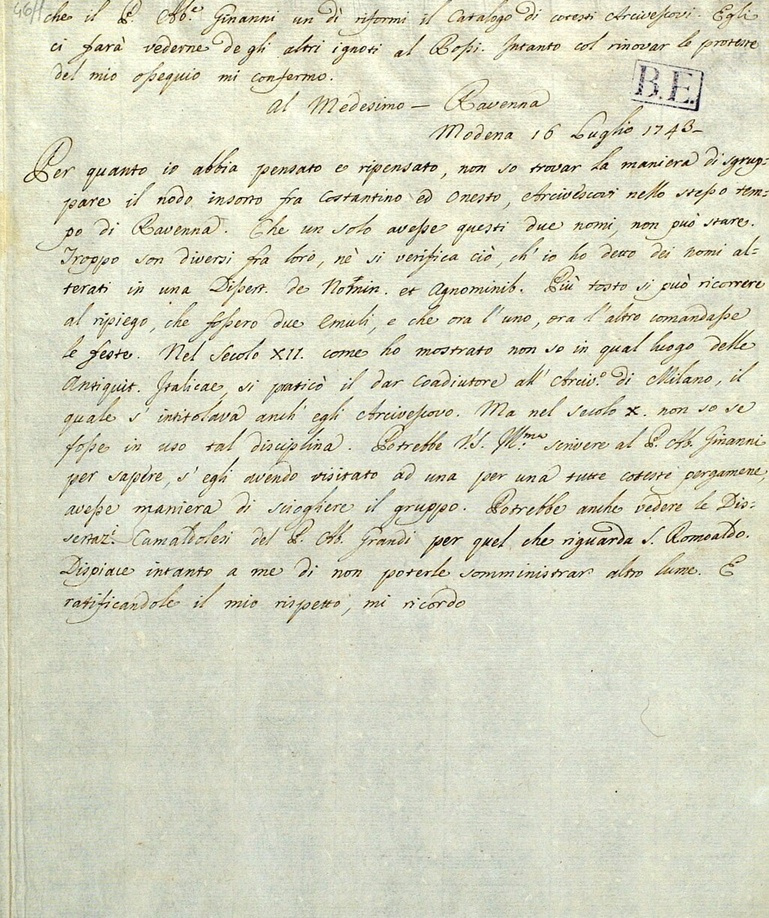
#> input picture 017_436.jpg, 769 x 918 px, shrunk from 1028 x 1228 before the run
$ python -i segmentation.py   (imports and definitions only)
#> lines starting #> are read from the running program, lines starting #| are printed output that depends on the picture; after the words box and inside, x2 and y2 are one past the last pixel; in counts of white or black regions, pixels touching at a corner belong together
# import opencv
import cv2
import sys, os, pathlib

import cv2
import numpy as np
from scipy.signal import savgol_filter

def preprocess_image(image_path):
    # Convert image to grayscale
#> called with image_path = '../017_436.jpg'
    image = cv2.imread(image_path, cv2.IMREAD_GRAYSCALE)
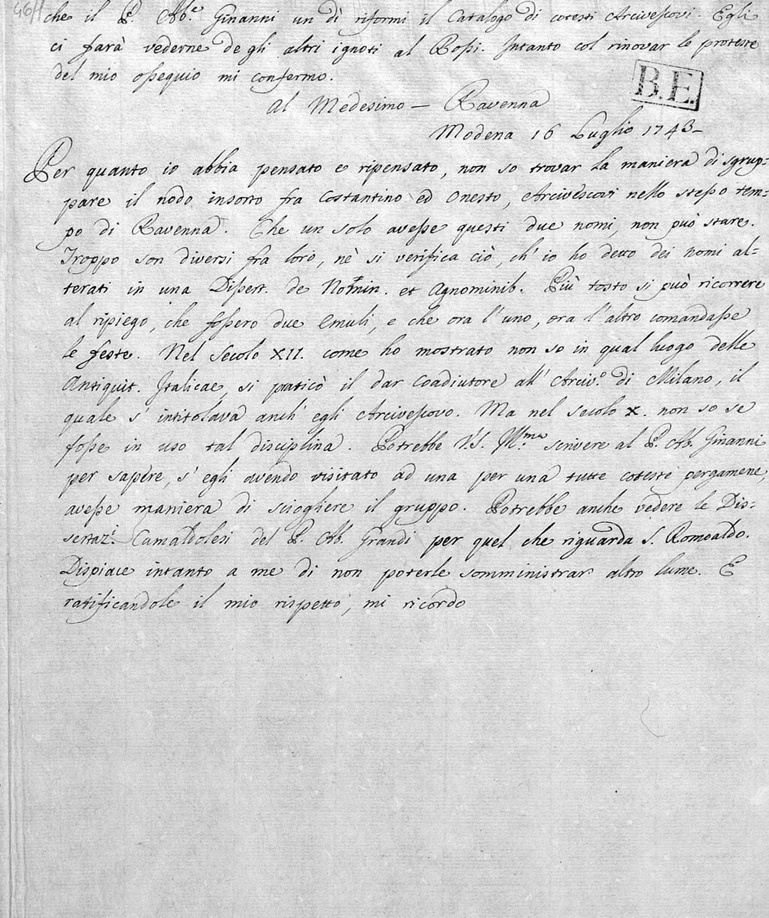
#> image: shape (918, 769); min 0, max 255, mean 213.5
    # apply gaussian filter
    image = cv2.GaussianBlur(image, (9, 9), 0)
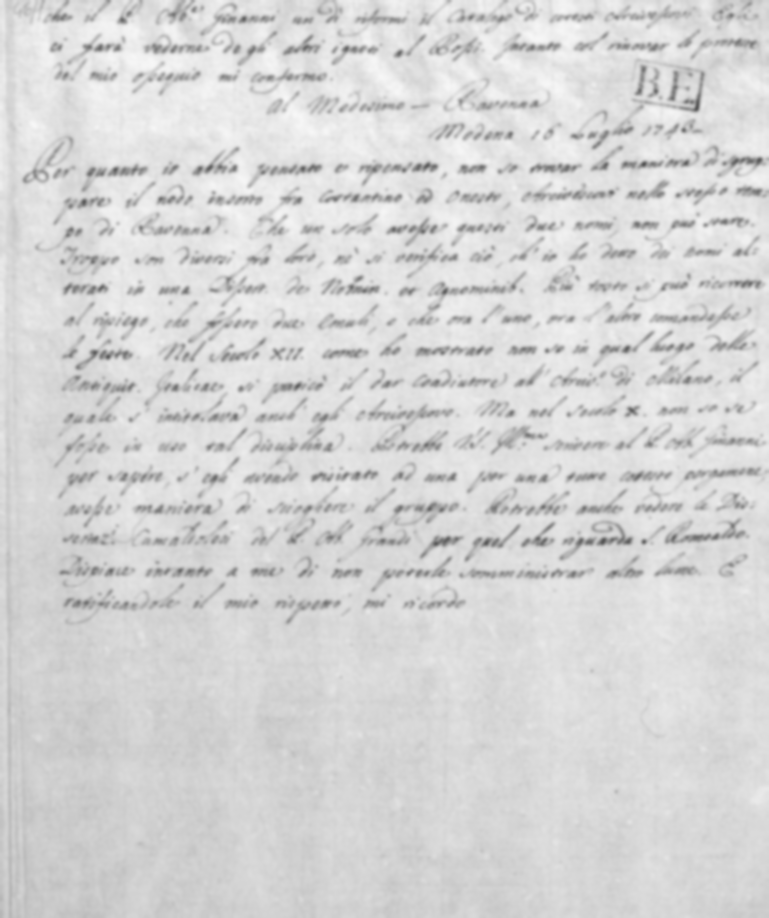
#> image: shape (918, 769); min 87, max 247, mean 213.5
    # apply median filter
    image = cv2.medianBlur(image, 5)
    # # Apply binary thresholding
    _, binary_image = cv2.threshold(image, 128, 255, cv2.THRESH_BINARY_INV + cv2.THRESH_OTSU)
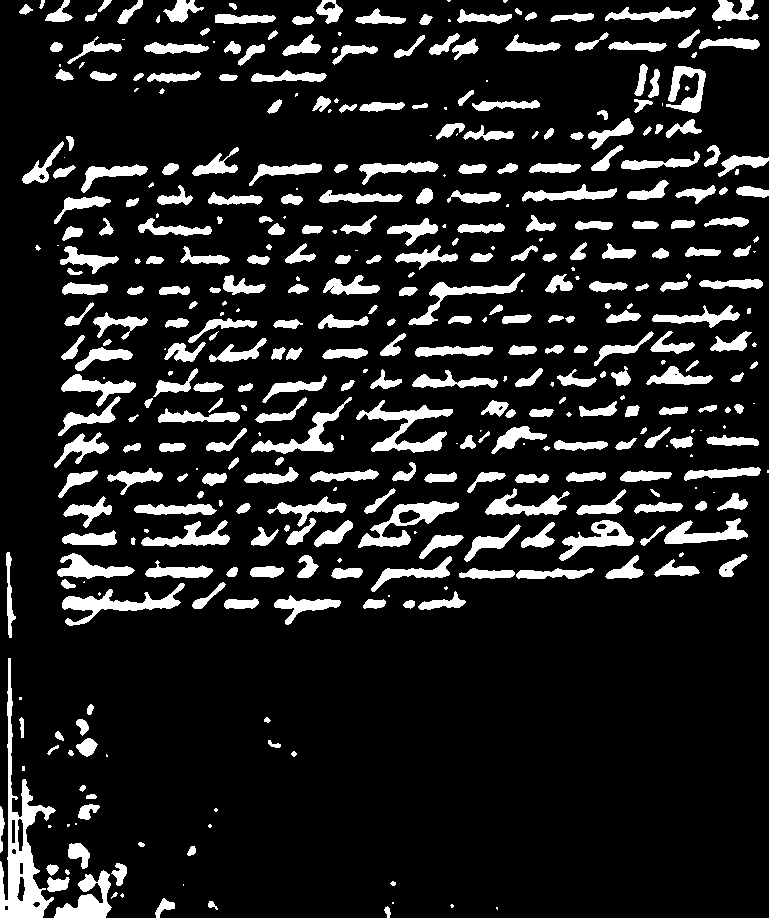
#> binary_image: shape (918, 769); 13.4% white; 414 white regions (88 under 20 px), largest, box (x1, y1, x2, y2) and area: (0, 658, 56, 918) 3865, (356, 400, 453, 453) 1711, (62, 583, 185, 626) 1536
    return binary_image


# [133 lines left out: functions smooth_hpp, detect_line_boundaries, draw_segmentation_lines, seg_image, segmentation, cropped_img_path, not called in this run]

>>> result = preprocess_image('../017_436.jpg')
